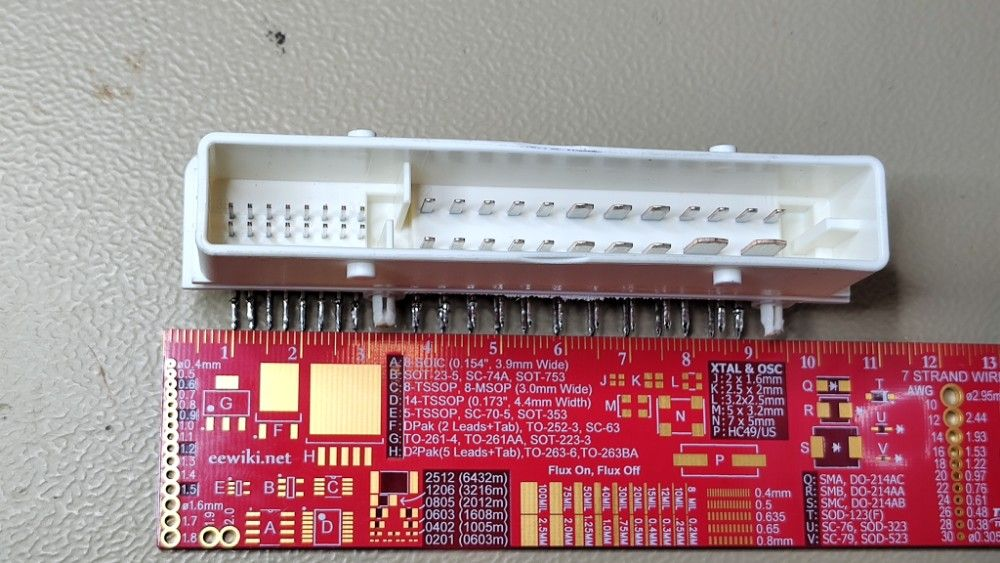
#> input picture genAI/unnamed.jpg, 1000 x 563 px
$ python footprint_2.0.py
#> lines starting #> are read from the running program, lines starting #| are printed output that depends on the picture; after the words box and inside, x2 and y2 are one past the last pixel; in counts of white or black regions, pixels touching at a corner belong together
import cv2
import numpy as np
import matplotlib.pyplot as plt
from scipy.spatial import distance as dist
import imutils
import os
import ezdxf

def midpoint(ptA, ptB):
    return ((ptA[0] + ptB[0]) / 2, (ptA[1] + ptB[1]) / 2)

def detect_pins_hough(image_path):
    """Detects pins using Hough Circle Transform."""
#> called with image_path = 'unnamed.jpg'
    image = cv2.imread(image_path)
#> image is the input picture: shape (563, 1000, 3); mean B, G, R 135.8, 131.8, 162.7
    if image is None:
        raise FileNotFoundError(f"Image not found at: {image_path}")
    gray = cv2.cvtColor(image, cv2.COLOR_BGR2GRAY)
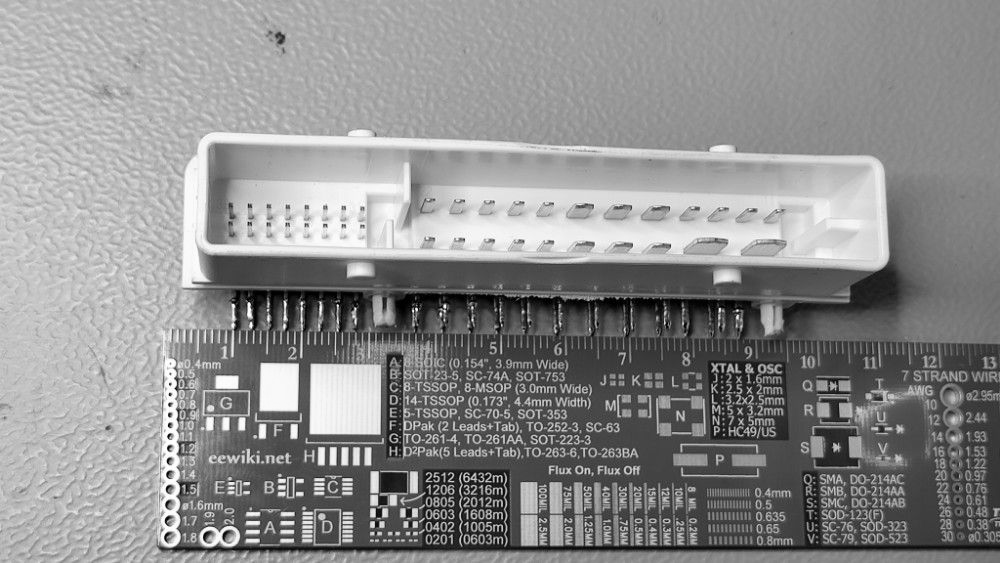
#> gray: shape (563, 1000); min 0, max 255, mean 141.5
    gray = cv2.GaussianBlur(gray, (5, 5), 0)  # Blur the image

    # Tune these parameters carefully!
    circles = cv2.HoughCircles(gray, cv2.HOUGH_GRADIENT, 1, 20,
                               param1=50, param2=30, minRadius=1, maxRadius=40)
#> circles = 142 rows, first 8: [514.5, 414.5, 35], [526.5, 396.5, 33.8], [476.5, 346.5, 37.2], [421.5, 401.5, 32.7], [105.5, 84.5, 39.4], [472.5, 455.5, 33.8], [148.5, 275.5, 29.3], [115.5, 361.5, 36.1]
    return image, circles

def create_cad_model_hough(image, circles, pixels_per_mm, output_cad_path):
    """Creates CAD model from Hough circles."""
    doc = ezdxf.new("R2010")
    msp = doc.modelspace()

    if circles is not None:
        circles = np.round(circles[0, :]).astype("int")
        for (x, y, r) in circles:
            msp.add_circle((x / pixels_per_mm, y / pixels_per_mm), r / pixels_per_mm)

    doc.saveas(output_cad_path)
    print(f"CAD model saved to {output_cad_path}")

def process_image_and_create_cad_hough(image_path, ruler_known_length_mm, output_cad_path):
    try:
        image, circles = detect_pins_hough(image_path)

        gray = cv2.cvtColor(image, cv2.COLOR_BGR2GRAY)
        gray = cv2.GaussianBlur(gray, (7, 7), 0)
        edged = cv2.Canny(gray, 50, 100)
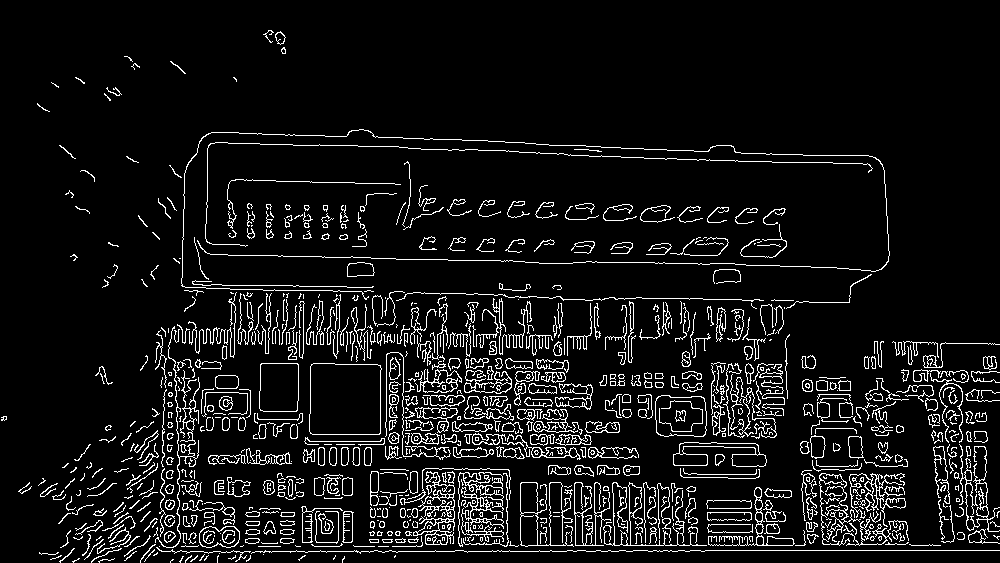
#> edged: shape (563, 1000); 7.8% white in thin lines or dots
        edged = cv2.dilate(edged, None, iterations=1)
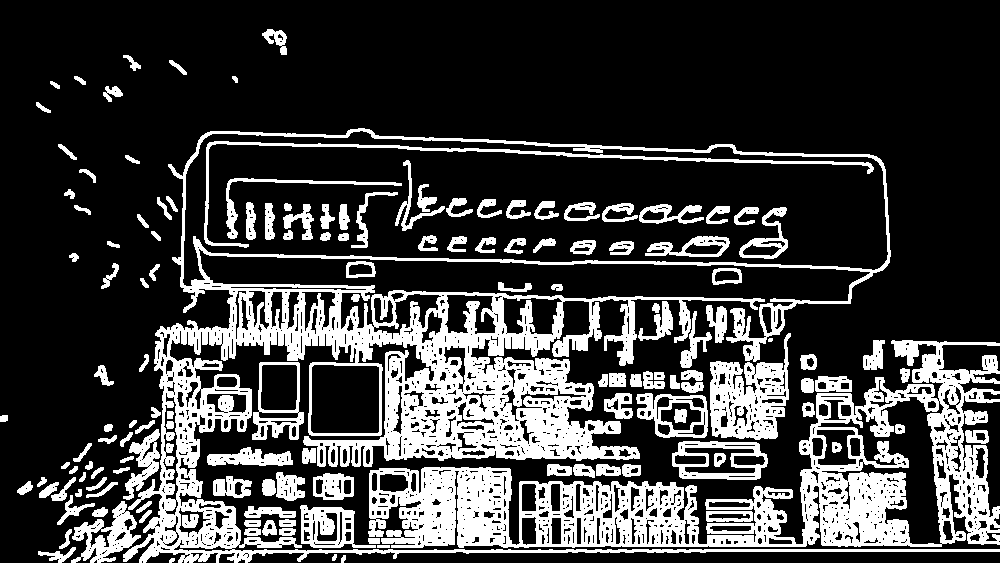
#> edged: shape (563, 1000); 24.3% white; 148 white regions (1 under 20 px), largest, box (x1, y1, x2, y2) and area: (123, 128, 1000, 563) 56410, (368, 340, 1000, 548) 37961, (710, 333, 791, 440) 4657
        edged = cv2.erode(edged, None, iterations=1)
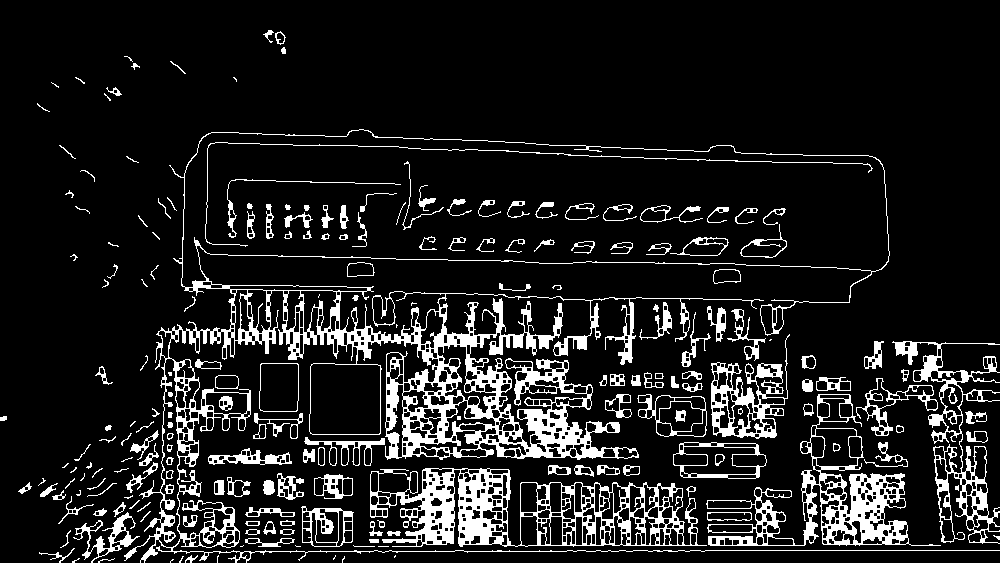
#> edged: shape (563, 1000); 11.9% white; 210 white regions (43 under 20 px)

        cnts = cv2.findContours(edged.copy(), cv2.RETR_EXTERNAL, cv2.CHAIN_APPROX_SIMPLE)
#> cnts = 155 contours, 69 with area under 20; largest, box (x1, y1, x2, y2) and area: (124, 129, 1000, 563) 126870, (370, 468, 707, 547) 17464, (706, 394, 941, 546) 11346, (892, 341, 1000, 544) 5970, (711, 334, 790, 439) 4201
        cnts = imutils.grab_contours(cnts)
        if not cnts:
            raise ValueError("No contours found in the image. Check for ruler presence and clarity.")
        c = max(cnts, key=cv2.contourArea)
#> c = contour of 3669 points, box (x1, y1, x2, y2) (124, 129, 1000, 563), area 126870

        x, y, w, h = cv2.boundingRect(c)
#> x = 124; y = 129; w = 876; h = 434
        ruler_pixels = w
#> ruler_pixels = 876
        pixels_per_mm = ruler_pixels / ruler_known_length_mm
#> pixels_per_mm = 8.76

        create_cad_model_hough(image, circles, pixels_per_mm, output_cad_path)
#> in create_cad_model_hough, `circles = np.round(circles[0, :]).astype("int")`: circles = 142 rows, first 8: [514, 414, 35], [526, 396, 34], [476, 346, 37], [422, 402, 33], [106, 84, 39], [472, 456, 34], [148, 276, 29], [116, 362, 36]
#> the loop in create_cad_model_hough, `for (x, y, r) in circles:` made 142 passes
#> (x, y, r) on passes 1 to 12: (514, 414, 35), (526, 396, 34), (476, 346, 37), (422, 402, 33), (106, 84, 39), (472, 456, 34), (148, 276, 29), (116, 362, 36), (82, 200, 36), (94, 246, 34), (458, 514, 24), (172, 450, 29)

    except Exception as e:
        print(f"Error: {e}")

if __name__ == "__main__": #This makes the code executable
    # Install dependencies (using subprocess for cross-platform compatibility)
    import subprocess
    try:
        import cv2
        import numpy as np
        import matplotlib.pyplot as plt
        import scipy
        import imutils
        import ezdxf
    except ImportError:
        print("Installing required packages...")
        subprocess.check_call(['pip', 'install', 'opencv-python', 'numpy', 'matplotlib', 'scipy', 'imutils', 'ezdxf'])
        print("Packages installed. Please restart the script.")
        exit()

    # Example usage:
    image_path = "unnamed.jpg"  # Replace with your image path
    ruler_known_length_mm = 100  # Replace with the actual ruler length in mm
    output_cad_path = "pins_model_hough.dxf"

    process_image_and_create_cad_hough(image_path, ruler_known_length_mm, output_cad_path)

$ run again, with genAI/image2.jpeg copied over genAI/unnamed.jpg
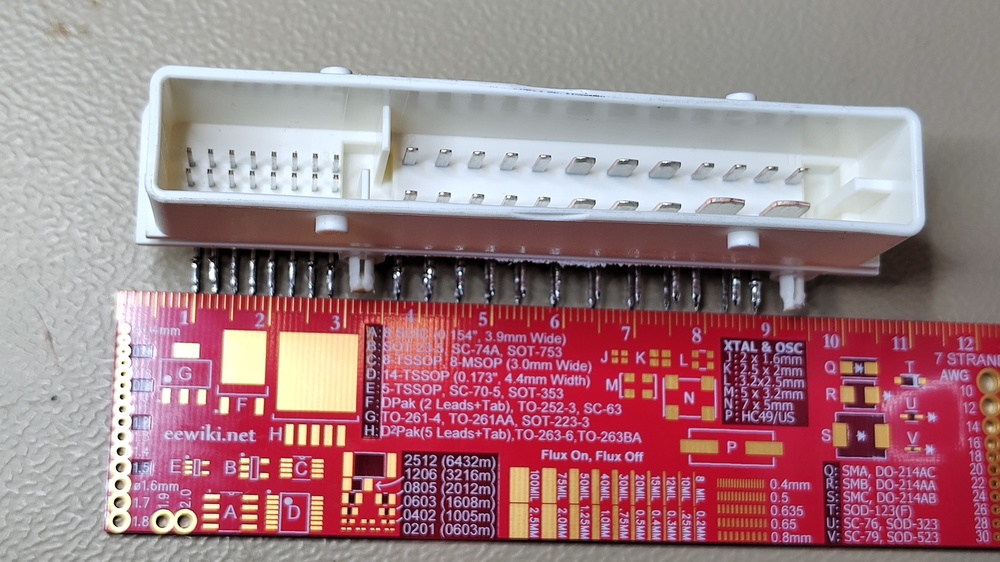
#> input picture genAI/image2.jpeg, 1000 x 562 px, shrunk from 4096 x 2304 before the run
#> in detect_pins_hough, image is the input picture: shape (562, 1000, 3); mean B, G, R 132.4, 125.8, 161.2
#> in detect_pins_hough, `gray = cv2.cvtColor(image, cv2.COLOR_BGR2GRAY)`:
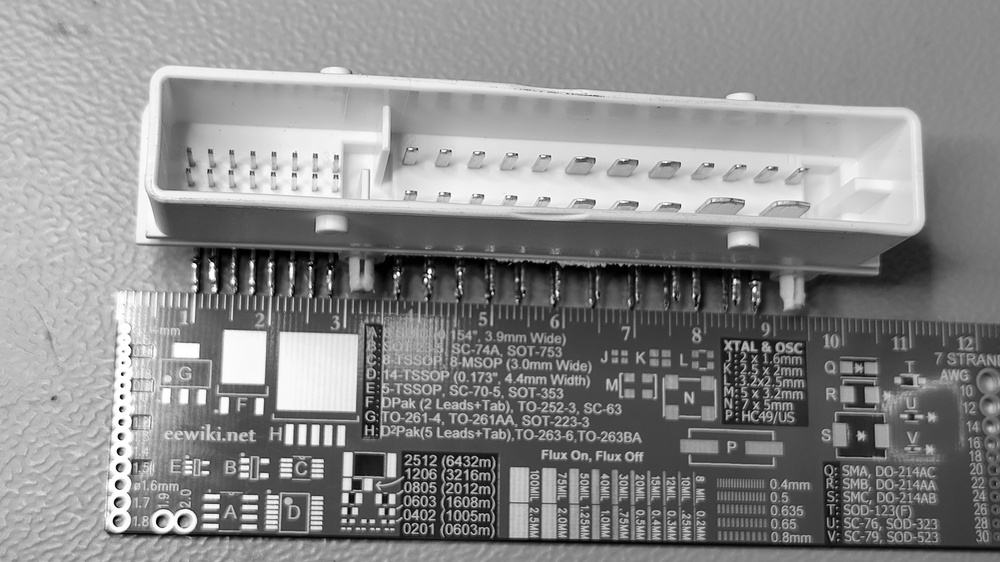
#> gray: shape (562, 1000); min 0, max 255, mean 137.2
#> in detect_pins_hough, `circles = cv2.HoughCircles(gray, cv2.HOUGH_GRADIENT, 1, 20, param1=50,..`: circles = 106 rows, first 8: [181.5, 277.5, 33.8], [468.5, 313.5, 33.8], [74.5, 482.5, 33.8], [441.5, 498.5, 29.4], [521.5, 316.5, 39.4], [96.5, 232.5, 35], [123.5, 433.5, 33.8], [114.5, 316.5, 35]
#> in process_image_and_create_cad_hough, `edged = cv2.erode(edged, None, iterations=1)`:
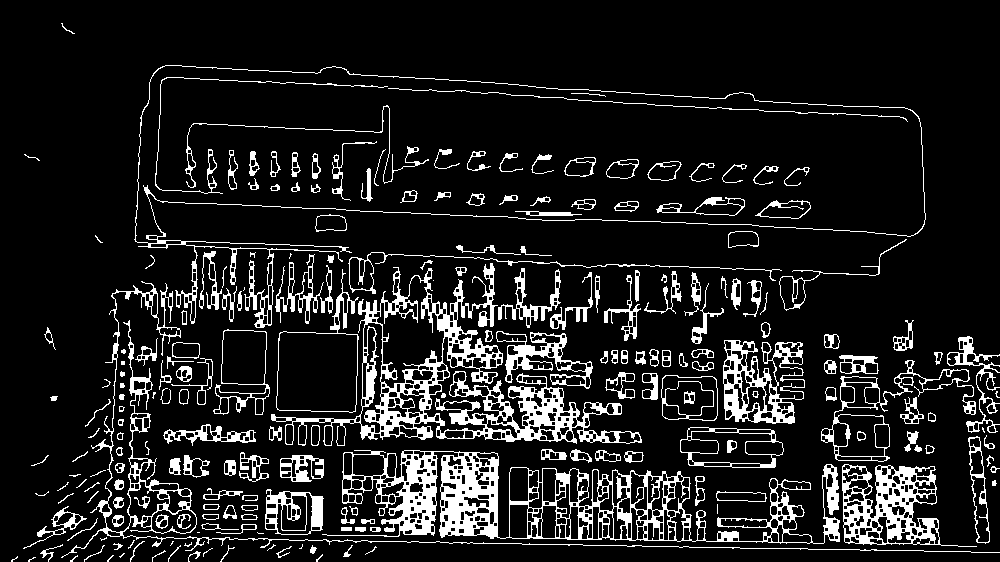
#> edged: shape (562, 1000); 12% white; 224 white regions (33 under 20 px)
#> cnts = 180 contours, 67 with area under 20; largest, box (x1, y1, x2, y2) and area: (134, 65, 926, 328) 104774, (322, 450, 840, 544) 24931, (271, 263, 642, 446) 21156, (276, 269, 359, 413) 6513, (842, 464, 977, 547) 6395
#> c = contour of 706 points, box (x1, y1, x2, y2) (134, 65, 926, 328), area 104774
#> in process_image_and_create_cad_hough, `x, y, w, h = cv2.boundingRect(c)`: x = 134; y = 65; w = 792; h = 263
#> ruler_pixels = 792
#> pixels_per_mm = 7.92
#> in create_cad_model_hough, `circles = np.round(circles[0, :]).astype("int")`: circles = 106 rows, first 8: [182, 278, 34], [468, 314, 34], [74, 482, 34], [442, 498, 29], [522, 316, 39], [96, 232, 35], [124, 434, 34], [114, 316, 35]
#> the loop in create_cad_model_hough, `for (x, y, r) in circles:` made 106 passes

$ run again, with genAI/image3.jpeg copied over genAI/unnamed.jpg
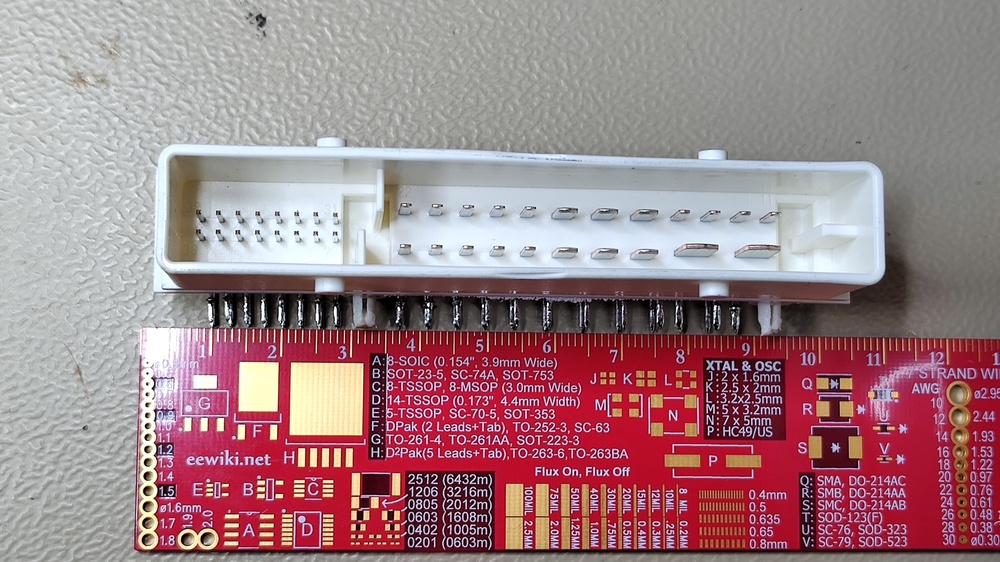
#> input picture genAI/image3.jpeg, 1000 x 562 px, shrunk from 4096 x 2304 before the run
#> in detect_pins_hough, image is the input picture: shape (562, 1000, 3); mean B, G, R 135.1, 129.3, 160
#> in detect_pins_hough, `gray = cv2.cvtColor(image, cv2.COLOR_BGR2GRAY)`:
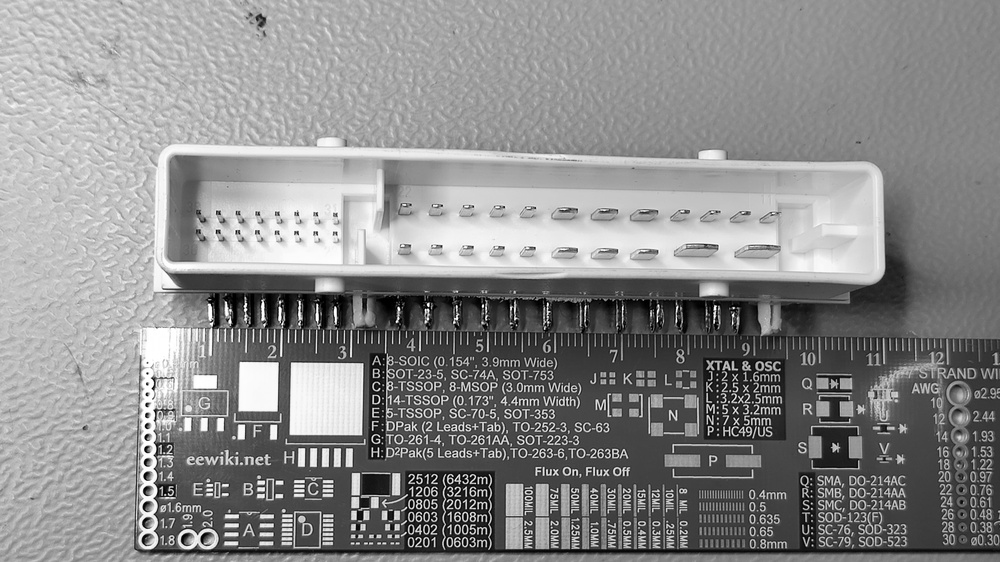
#> gray: shape (562, 1000); min 0, max 255, mean 139.2
#> in detect_pins_hough, `circles = cv2.HoughCircles(gray, cv2.HOUGH_GRADIENT, 1, 20, param1=50,..`: circles = 170 rows, first 8: [442.5, 409.5, 33.8], [49.5, 507.5, 37.2], [92.5, 471.5, 35], [434.5, 469.5, 39.4], [171.5, 336.5, 33.8], [228.5, 107.5, 33.8], [441.5, 501.5, 29.4], [143.5, 90.5, 36]
#> in process_image_and_create_cad_hough, `edged = cv2.erode(edged, None, iterations=1)`:
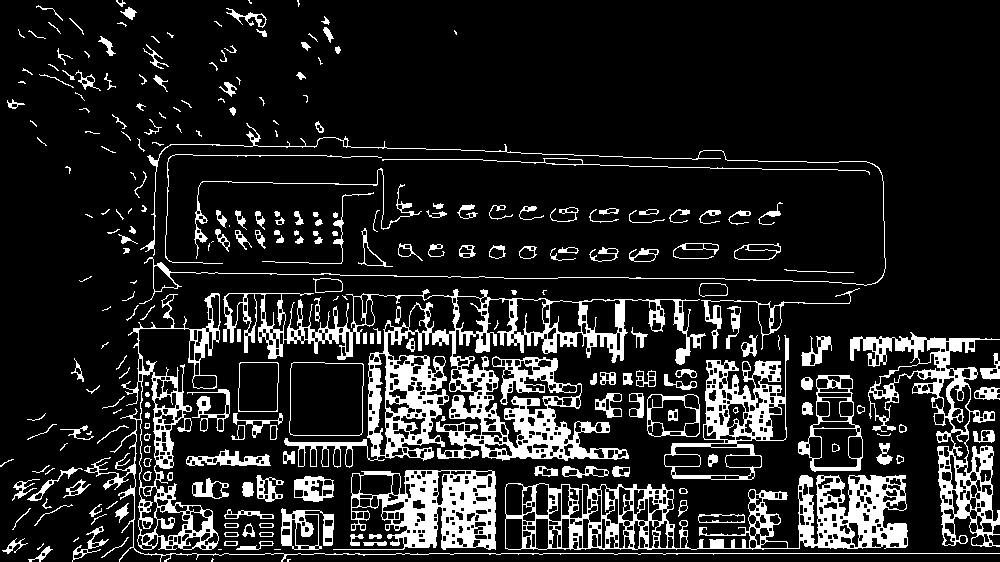
#> edged: shape (562, 1000); 14.2% white; 266 white regions (66 under 20 px)
#> cnts = 253 contours, 115 with area under 20; largest, box (x1, y1, x2, y2) and area: (223, 289, 706, 468) 30454, (505, 475, 908, 550) 18678, (850, 332, 1000, 547) 10690, (84, 293, 1000, 562) 9743, (333, 470, 496, 550) 9092
#> c = contour of 2309 points, box (x1, y1, x2, y2) (223, 289, 706, 468), area 30454
#> in process_image_and_create_cad_hough, `x, y, w, h = cv2.boundingRect(c)`: x = 223; y = 289; w = 483; h = 179
#> ruler_pixels = 483
#> pixels_per_mm = 4.83
#> in create_cad_model_hough, `circles = np.round(circles[0, :]).astype("int")`: circles = 170 rows, first 8: [442, 410, 34], [50, 508, 37], [92, 472, 35], [434, 470, 39], [172, 336, 34], [228, 108, 34], [442, 502, 29], [144, 90, 36]
#> the loop in create_cad_model_hough, `for (x, y, r) in circles:` made 170 passes
